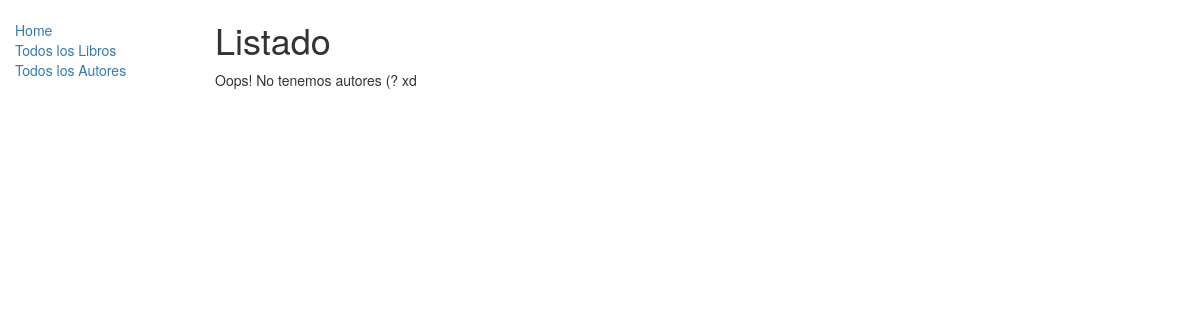
The page /catalogo/authors/ on the database as committed earlier.
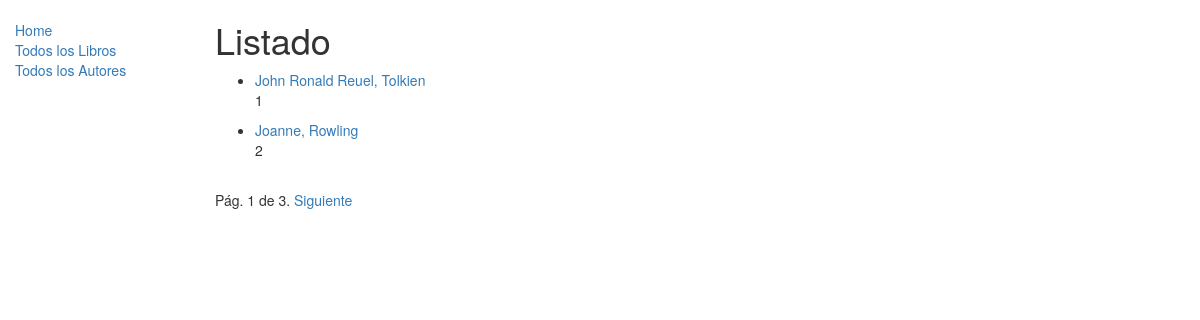
The same page on the database as committed later.
### catalogo/models.py (models this page shows, shortened)
class Author(models.Model):
    name = models.CharField(max_length=50)
    surname = models.CharField(max_length=50)
    birthDate = models.DateField(null=True,blank=True)
    deathDate = models.DateField('Deceased',null=True,blank=True)
    class Meta:
        ordering = ['id']

### catalogo/views.py (the view)
# urls.py: path('authors/',views.AuthorListView.as_view(),name='authors'),
class AuthorListView(generic.ListView):
    model = Author
    paginate_by = 2
    context_object_name = 'authors'
    queryset = Author.objects.all()
    template_name = 'authors.html'

### catalogo/templates/authors.html
{% extends "base.html" %}
{% block content %}
    <h1>Listado</h1>
    {% if authors %}
        <ul>
            {% for author in authors %}
            <li>
                <a href="{% url 'author' author.id %}">{{ author.name }}, {{ author.surname }}</a>
                <p>{{author.id}}</p>
            </li>
            {% endfor %}
        </ul>
        {% else %}
            <p>Oops! No tenemos autores (? xd</p>
    {% endif %}
{% endblock %}

### catalogo/templates/base.html (shortened to what this page needs)
<!DOCTYPE html>
<html lang="en">
<head>
    <link rel="stylesheet" href="https://maxcdn.bootstrapcdn.com/bootstrap/3.3.7/css/bootstrap.min.css">
    {% load static %}
    <link rel="stylesheet" href="{% static 'css/styles.css' %}">
</head>
<body>
    <div class="container-fluid">
        <div class="row">
            <div class="col-sm-2">
                {% block sidebar %}
                <ul class="sidebar-nav">
                    <li><a href="{% url 'index' %}">Home</a></li>
                    <li><a href="{% url 'books' %}">Todos los Libros</a></li>
                    <li><a href="{% url 'authors' %}">Todos los Autores</a></li>
                </ul>
                {% endblock %}
            </div>
            <div class="col-sm-10 ">
                {% block content %}{% endblock %}
                {% block pagination %}
                {% if is_paginated %}
                <div class="pagination">
                    <span class="page-links">
                        <span class="page-current">
                            Pág. {{ page_obj.number }} de {{ page_obj.paginator.num_pages }}.
                        </span>
                        {% if page_obj.has_next %}
                        <a href="{{ request.path }}?page={{ page_obj.next_page_number }}">Siguiente</a>
                        {% endif %}
                    </span>
                </div>
                {% endif %}
                {% endblock %}
            </div>
        </div>
    </div>
</body>
</html>

### catalogo/static/css/styles.css (style rules this page uses)
.sidebar-nav { margin-top: 20px; padding: 0; list-style: none; }

Rows that differ between the two databases and show on the page:
added Author: name "John Ronald Reuel", surname "Tolkien", id "1"
added Author: name "Joanne", surname "Rowling", id "2"
Other text that changed with them:
{{ page_obj.number }}: (not shown) → "1"
{{ page_obj.paginator.num_pages }}: (not shown) → "3"
text no longer shown: "Oops! No tenemos autores (? xd"
text now shown: "Pág. de . Siguiente"
